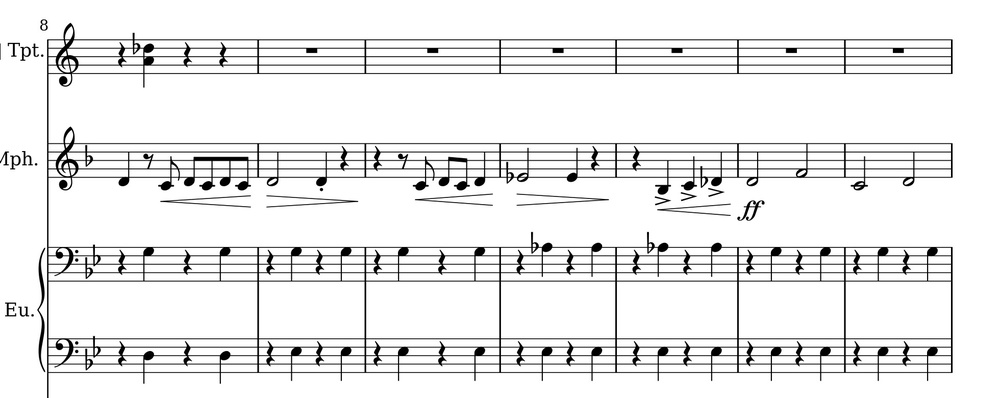
#> input picture images/test_6.jpg, 1000 x 398 px, shrunk from 1960 x 780 before the run
$ python -i utils.py   (imports and definitions only)
#> lines starting #> are read from the running program, lines starting #| are printed output that depends on the picture; after the words box and inside, x2 and y2 are one past the last pixel; in counts of white or black regions, pixels touching at a corner belong together
#> further down, picture is the input picture: shape (398, 1000, 3); min 0, max 255, mean 235.2
import cv2
import matplotlib.pyplot as plt
import numpy as np

from skimage.feature import canny
from scipy import ndimage as ndi

# [4 lines left out: function show, not called in this run]

def colorspace(img_orig,space,components=False):
#> called with space = 'gray', components = False
    if space == 'rgb':
        img = cv2.cvtColor(img_orig, cv2.COLOR_BGR2RGB)
    elif space == 'gray':
        img = cv2.cvtColor(img_orig, cv2.COLOR_BGR2GRAY)
    elif space == 'hls':
        img = cv2.cvtColor(img_orig, cv2.COLOR_BGR2HLS)
    elif space == 'hsv':
        img = cv2.cvtColor(img_orig, cv2.COLOR_BGR2HSV)
    elif space == 'yuv':
        img = cv2.cvtColor(img_orig, cv2.COLOR_BGR2YUV)
    elif space == 'lab':
        img = cv2.cvtColor(img_orig, cv2.COLOR_BGR2LAB)

    if components == True:
        return img[:, :, 0],img[:, :, 1],img[:, :, 2]
    else:
        return img

def inverse_image(image):
    image = cv2.bitwise_not(image)
    return image


def find_notes(image):
    image_gray = colorspace(image,'gray')
    image_gray = image_gray.astype(np.uint8)
    kernel = np.ones((10,10))
    mask = cv2.morphologyEx(image_gray, cv2.MORPH_CLOSE, kernel)

    mask = mask>120
#> mask: shape (398, 1000) bool; every value is 1
    mask = mask.astype(np.uint8)

    mask = cv2.cvtColor(mask, cv2.COLOR_GRAY2BGR)
#> mask: shape (398, 1000, 3); every value is 1
    image[np.sum(mask == [0,0,0], axis=2) ==3] = [0,255,0]

    return image

def remove_notes(image):
    image = cv2.GaussianBlur(image, (5, 5), 0)
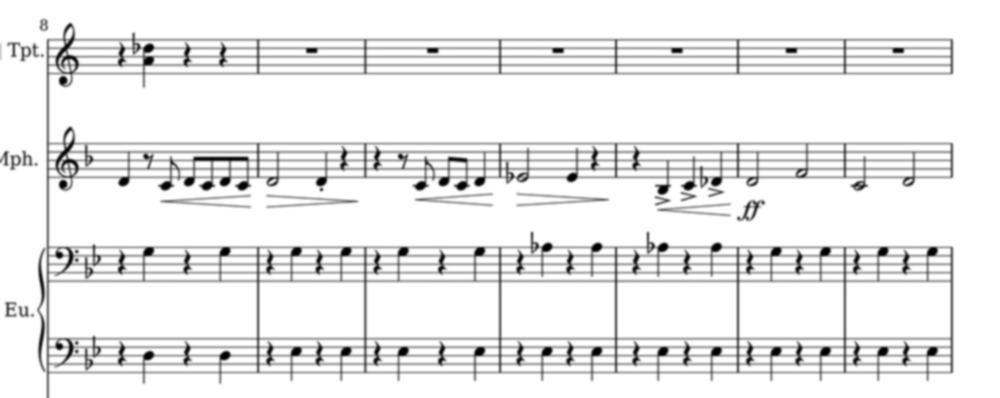
#> image: shape (398, 1000, 3); min 1, max 255, mean 235.2
    image_gray = colorspace(image,'gray')
    image_gray[np.where(image_gray != 255)] = 0
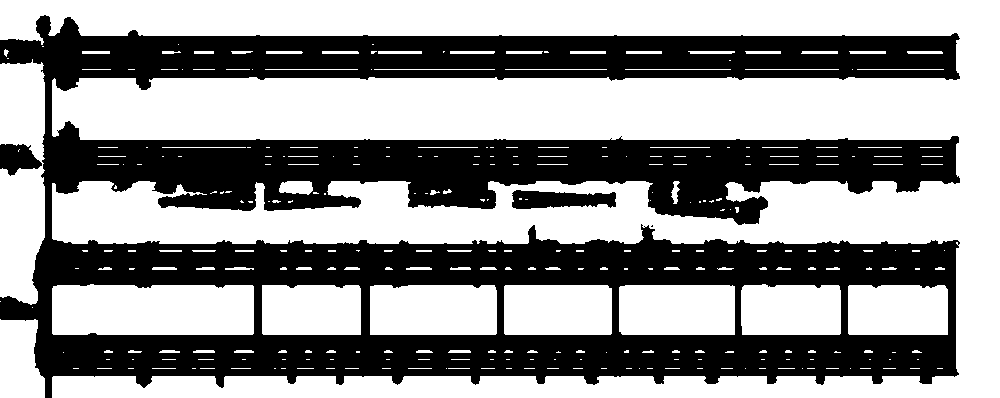
#> image_gray: shape (398, 1000); 57.5% white; 4 black regions (1 under 20 px)

    contours, hierarchy = cv2.findContours(image_gray,  cv2.RETR_TREE, cv2.CHAIN_APPROX_SIMPLE)
#> contours = 309 contours, 262 with area under 20; largest, box (x1, y1, x2, y2) and area: (0, 0, 1000, 398) 164308, (52, 284, 254, 335) 9763, (0, 59, 45, 305) 8809, (370, 285, 497, 335) 6118, (619, 285, 735, 335) 5620
    areas = [cv2.contourArea(cnt) for  cnt in contours]
#> areas = 309 values, max 164307.5 at index 300, min 0 at index 0, mean 716.9
    max_area_1 = sorted(areas,reverse=True)[0]
#> max_area_1 = 164307.5
    max_area_2 = sorted(areas,reverse=True)[1]
#> max_area_2 = 9763

    contours_best = [cnt for  cnt in contours[1:] if (cv2.contourArea(cnt) > (max_area_2 // 2)) and (cv2.contourArea(cnt) <max_area_1)]
#> contours_best = 5 contours; box (x1, y1, x2, y2) and area: (52, 284, 254, 335) 9763, (0, 59, 45, 305) 8809, (370, 285, 497, 335) 6118, (619, 285, 735, 335) 5620, (504, 285, 612, 335) 5232
    image = cv2.drawContours(image, contours_best, -1, (255,0,0), -1)
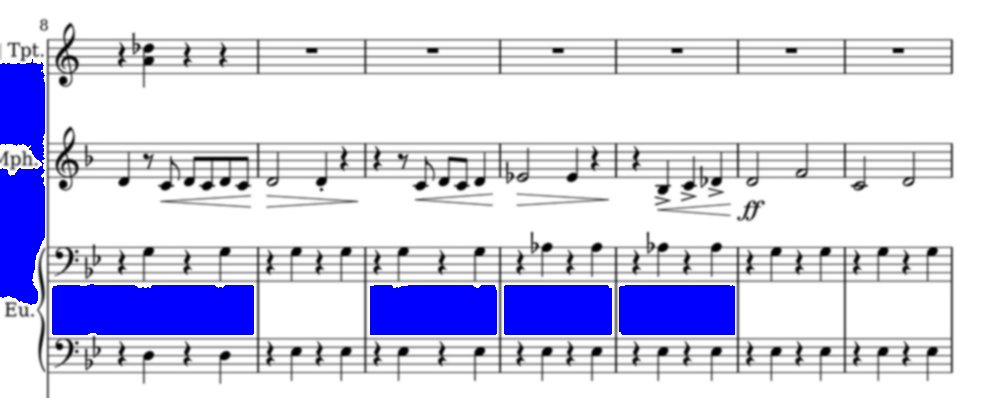
#> image: shape (398, 1000, 3); 9.2% of pixels changed, all inside (x1, y1, x2, y2) = (0, 59, 735, 335); drawn as B, G, R
    # show(image,size=20)
    mask = image.copy()
    image[np.sum(image == [255,0,0], axis=2) ==3] = [255,255,255]

    return image,mask

def find_big_triangles(train_bgr, mask):

    key_points = []
    key_points_real = []
    lables = []

    gray = colorspace(train_bgr, 'gray')
    ret,temp = cv2.threshold(gray,200,255,cv2.THRESH_BINARY_INV)
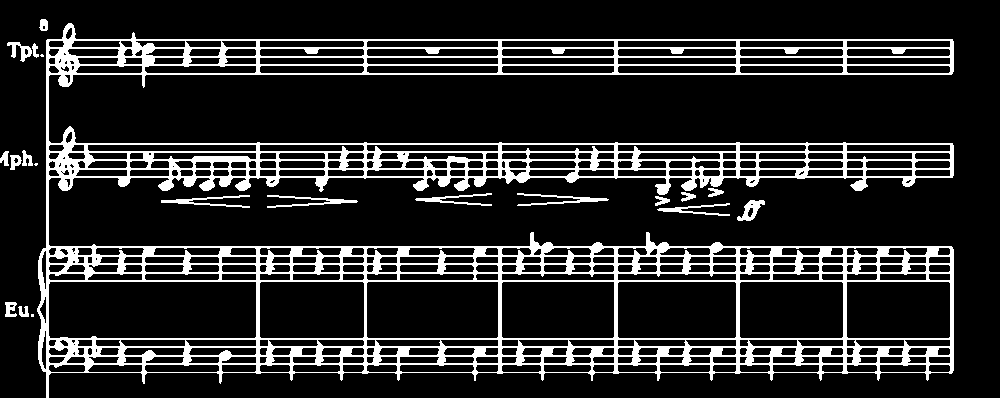
#> temp: shape (398, 1000); 15.2% white; 21 white regions (3 under 20 px)
    contours_2,hierarchy = cv2.findContours(temp,2,1)
#> contours_2 = 461 contours, 35 with area under 20; largest, box (x1, y1, x2, y2) and area: (37, 23, 954, 398) 181410, (48, 281, 257, 339) 11830, (366, 281, 499, 339) 7518, (617, 281, 737, 339) 6775, (501, 281, 615, 339) 6434

    contours,hierarchy = cv2.findContours(temp, cv2.RETR_TREE, cv2.CHAIN_APPROX_NONE)
#> contours has the same summary as contours_2
    canvas = np.zeros((temp.shape[0],temp.shape[1],3), np.uint8)


    for i in range(len(contours)):
        cnt = contours[i]
        max_area = cv2.contourArea(cnt)

        perimeter = cv2.arcLength(cnt,True)
        epsilon = 0.01*cv2.arcLength(cnt,True)
        approx = cv2.approxPolyDP(cnt,epsilon,True)

        hull = cv2.convexHull(cnt)

        if len(approx) == 4:

            key_points.append(approx)

            if abs(key_points[-1][0][0][0] - key_points[-1][2][0][0]) <= 5 and abs(key_points[-1][1][0][1] - key_points[-1][3][0][1]) <= 5 and key_points[-1][0][0][0] > key_points[-1][1][0][0]:

                cv2.drawContours(canvas, cnt, -1, (255, 0, 0), 3)
                cv2.drawContours(canvas, approx, -1, (0, 0, 255), 5)
                lables.append('+')
                key_points_real.append(key_points[-1])

            elif abs(key_points[-1][0][0][0] - key_points[-1][2][0][0]) <= 5 and abs(key_points[-1][1][0][1] - key_points[-1][3][0][1]) <= 5 and key_points[-1][0][0][0] < key_points[-1][1][0][0]:
                cv2.drawContours(canvas, cnt, -1, (0, 255, 0), 3)
                cv2.drawContours(canvas, approx, -1, (0, 0, 255), 5)
                lables.append('-')
                key_points_real.append(key_points[-1])
#> this loop made 461 passes
#> (max_area, perimeter, epsilon) on passes 2, 3, 6: (55, 52.14, 0.521), (105.5, 63.56, 0.636), (267, 89.25, 0.893)
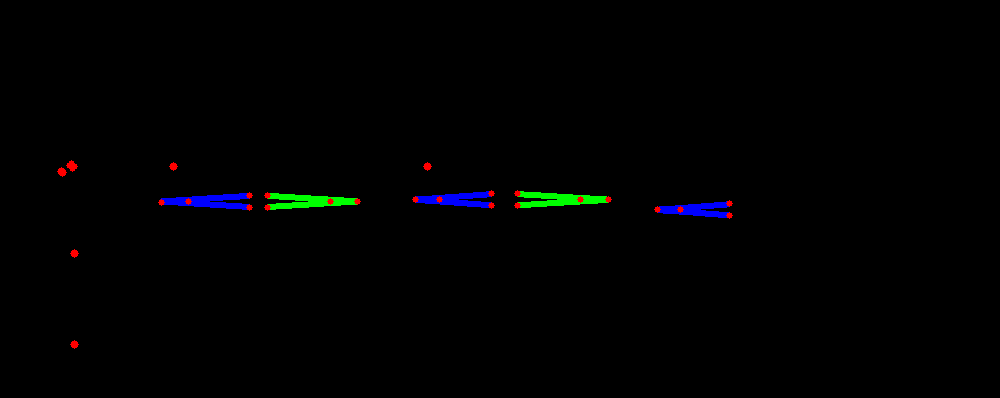
#> canvas: shape (398, 1000, 3); mean of channels 0, 1, 2 1.4, 1.1, 0.6; drawn as B, G, R
#> after the loop, key_points = 56 contours, 8 with area under 20; largest, box (x1, y1, x2, y2) and area: (48, 281, 257, 339) 11258, (366, 281, 499, 339) 7180, (617, 281, 737, 339) 6439, (501, 281, 615, 339) 6136, (259, 281, 365, 339) 5669; key_points_real = 12 contours, 7 with area under 20; largest, box (x1, y1, x2, y2) and area: (517, 193, 609, 206) 168, (267, 195, 358, 208) 162, (161, 195, 250, 208) 162, (415, 193, 492, 206) 144, (657, 203, 730, 216) 138; lables = ['+', '-', '+', '-', '+', '-', '-', '-', '-', '-', '-', '-']

    return canvas, key_points_real, lables

def new_label_masks(key_points, lables,mask):
    for i in range(len(key_points)):
        start = 0
        for k in range(min(key_points[i][1][0][1], key_points[i][3][0][1]), 0, -1):
            if sum(mask[k, min(key_points[i][1][0][0], key_points[i][3][0][0]), :] == [255,0,0]) == 3:
                start += 1
                if sum(mask[k-1, min(key_points[i][1][0][0], key_points[i][3][0][0]), :] == [255,255,255]) == 3:
                    if start > 50:
                        current_1 = k
                        break


        if lables[i] == '+':
            mask[current_1-70:max(key_points[i][0][0][1], key_points[i][2][0][1], key_points[i][1][0][1], key_points[i][3][0][1])+5,
                 min(key_points[i][0][0][0], key_points[i][1][0][0], key_points[i][2][0][0], key_points[i][3][0][0])-5:
                 max(key_points[i][0][0][0], key_points[i][1][0][0], key_points[i][2][0][0], key_points[i][3][0][0])+5, :] = [0,255,0]

        else:
            mask[current_1-70:max(key_points[i][0][0][1], key_points[i][2][0][1], key_points[i][1][0][1], key_points[i][3][0][1])+5,
                 min(key_points[i][0][0][0], key_points[i][1][0][0], key_points[i][2][0][0], key_points[i][3][0][0])-5:
                 max(key_points[i][0][0][0], key_points[i][1][0][0], key_points[i][2][0][0], key_points[i][3][0][0])+5, :] = [0,0,255]

    return mask

# [80 lines left out: functions notes_classification, gradient_for_plus, gradient_for_minus, not called in this run]

def color_notes(image):

    notes = find_notes(image)
    image, mask = remove_notes(image)
    result_img, key_points, lables  = find_big_triangles(image, mask)
#> key_points has the same summary as key_points_real in find_big_triangles
    new_mask = new_label_masks(key_points, lables,mask)
#> the loop in new_label_masks, `for i in range(len(key_points)):` made 1 pass
    notes_plus, notes_minus = notes_classification(notes, new_mask)
    notes = gradient_for_plus(new_mask, notes_plus, notes)
    result = gradient_for_minus(new_mask, notes_minus, notes)

    return result

>>> import cv2
>>> picture = cv2.imread('images/test_6.jpg')
#> (the run stopped early here; a loop or call above may not have finished)
